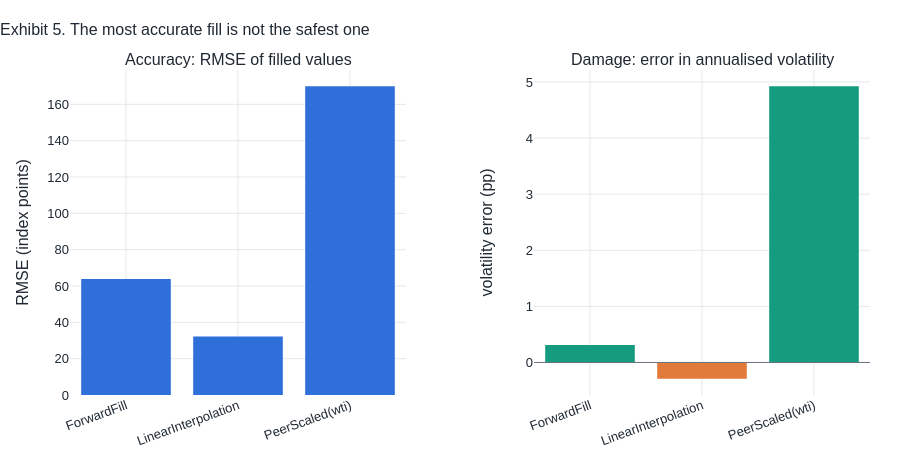

The cell this chart's notebook holds for it:
### Code cell
fig = make_subplots(rows=1, cols=2, horizontal_spacing=0.16,
                    subplot_titles=("Accuracy: RMSE of filled values",
                                    "Damage: error in annualised volatility"))

fig.add_trace(go.Bar(x=imp_bench.index, y=imp_bench["rmse"], marker_color=blue,
                     showlegend=False,
                     hovertemplate="%{x}: RMSE %{y:.3f}<extra></extra>"), row=1, col=1)

vol_colors = [orange if v < 0 else green for v in imp_bench["vol_error_pct"]]
fig.add_trace(go.Bar(x=imp_bench.index, y=imp_bench["vol_error_pct"],
                     marker_color=vol_colors, showlegend=False,
                     hovertemplate="%{x}: %{y:+.3f}pp<extra></extra>"), row=1, col=2)
fig.add_hline(y=0, line=dict(color=muted, width=1), row=1, col=2)

fig.update_yaxes(title="RMSE (index points)", row=1, col=1)
fig.update_yaxes(title="volatility error (pp)", row=1, col=2)
fig.update_xaxes(tickangle=-20)
fig.update_layout(height=450,
                  title="Exhibit 5. The most accurate fill is not the safest one")
fig.show()

print("negative volatility error means the fill made the series look calmer")
print("than it really was, which flows straight through to an understated VaR.")

### Figure 1 — Plotly figure (JSON) as saved in the notebook; plotly's stock layout.template omitted (floating-point values rounded to 4 significant figures)
{"data": [{"hovertemplate": "%{x}: RMSE %{y:.3f}<extra></extra>", "marker": {"color": "#2E6FD9"}, "showlegend": false, "type": "bar", "x": ["ForwardFill", "LinearInterpolation", "PeerScaled(wti)"], "xaxis": "x", "y": [63.81, 32.2, 169.9], "yaxis": "y"}, {"hovertemplate": "%{x}: %{y:+.3f}pp<extra></extra>", "marker": {"color": ["#159C7E", "#E07B39", "#159C7E"]}, "showlegend": false, "type": "bar", "x": ["ForwardFill", "LinearInterpolation", "PeerScaled(wti)"], "xaxis": "x2", "y": [0.3095, -0.2902, 4.924], "yaxis": "y2"}], "layout": {"annotations": [{"font": {"size": 16}, "showarrow": false, "text": "Accuracy: RMSE of filled values", "x": 0.21, "xanchor": "center", "xref": "paper", "y": 1, "yanchor": "bottom", "yref": "paper"}, {"font": {"size": 16}, "showarrow": false, "text": "Damage: error in annualised volatility", "x": 0.79, "xanchor": "center", "xref": "paper", "y": 1, "yanchor": "bottom", "yref": "paper"}], "height": 450, "shapes": [{"line": {"color": "#6B7280", "width": 1}, "type": "line", "x0": 0, "x1": 1, "xref": "x2 domain", "y0": 0, "y1": 0, "yref": "y2"}], "title": {"text": "Exhibit 5. The most accurate fill is not the safest one"}, "xaxis": {"anchor": "y", "domain": [0, 0.42], "tickangle": -20}, "xaxis2": {"anchor": "y2", "domain": [0.58, 1], "tickangle": -20}, "yaxis": {"anchor": "x", "domain": [0, 1], "title": {"text": "RMSE (index points)"}}, "yaxis2": {"anchor": "x2", "domain": [0, 1], "title": {"text": "volatility error (pp)"}}}}
